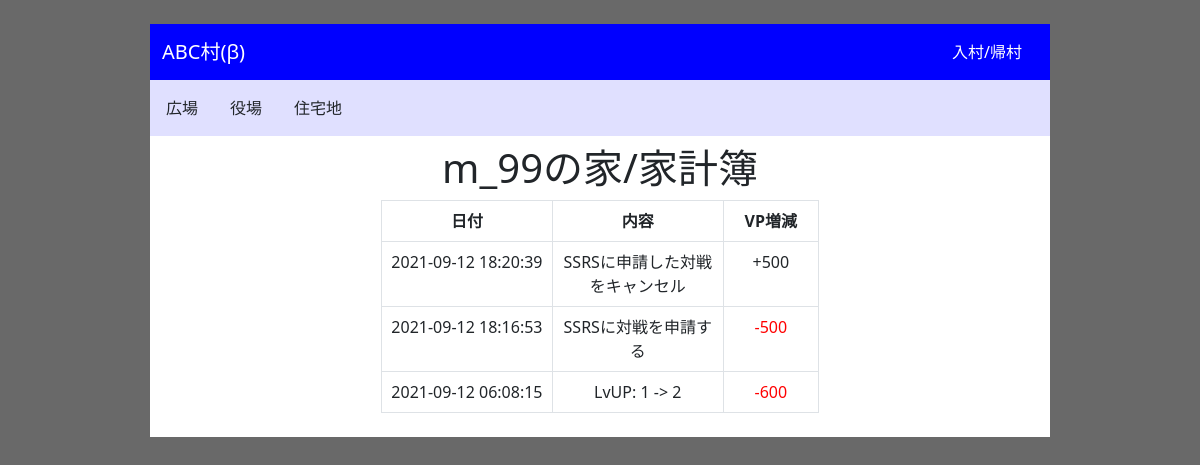
/users/m_99/history, run on the app's committed database.
### models.py (models this page shows, shortened)
class User(db.Model, UserMixin):
    id = db.Column(db.Integer, primary_key=True)
    username = db.Column(db.String(32), index=True)
    inner_username = db.Column(db.String(32), index=True)
    password = db.Column(db.Text)
    VP = db.Column(db.Integer)
    level = db.Column(db.Integer)
    register_time = db.Column(db.DateTime, default=datetime.now())
    champion_medal = db.Column(db.Integer, default=0)
    complete_medal = db.Column(db.Integer, default=0)
    special_medal = db.Column(db.Integer, default=0)
    @classmethod
    def select_by_username(cls, username):
        return cls.query.filter_by(inner_username=username.lower()).first()

class History(db.Model):
    id = db.Column(db.Integer, primary_key=True)
    recode_time = db.Column(db.DateTime)
    user_id = db.Column(db.Integer)
    incremental = db.Column(db.Integer)
    message = db.Column(db.String(255), index=True)
    @classmethod
    def select_by_user_id(cls, user_id):
        return cls.query.filter_by(user_id=user_id).order_by(cls.recode_time).all()

class HisBet(History):
    to_id = db.Column(db.Integer)

### module_juutakuti.py (the view)
@module_juutakuti.route('/users/<username>/history', methods=['GET', 'POST'])
def history(username):
    user = User.select_by_username(username)
    if user:
        his = History.select_by_user_id(user.id)
        his.reverse()
        return render_template('history.html', username=user.username, history=his)
    else:
        return render_template('page_not_found.html')

### templates/history.html (shortened to what this page needs)
{% extends "base.html" %}
{% from "_helpers.html" import render_field %}
{% block container %}
    <h1>{{ username }}の家/家計簿</h1>
<table class="table table-bordered text-center m-auto" style="width: 50%">
  <thead>
    <tr>
      <th scope="col" style="width: 20%">日付</th>
      <th scope="col" style="width: 20%">内容</th>
      <th scope="col" style="width: 10%">VP増減</th>
    </tr>
  </thead>
  <tbody>
        {% for his in history %}
            <tr>
            <td>{{ his.recode_time }}</td>
            <td>{{ his.message }}</td>
            <td>
            {% if his.incremental<0 %}<span style = "color:#ff0000;">{{his.incremental}}</span>
            {% else %}
                {% if his.incremental>0 %}+{% endif %}{{his.incremental }}
            {% endif %}
            </td>
            </tr>
        {% endfor %}
  </tbody>
</table>
{% endblock %}

### templates/base.html (style rules this page uses)
body { background-color: dimgray; }

### data on the page
User: username "m_99"
HisBet: recode_time "2021-09-12 18:20:39", message "SSRSに申請した対戦をキャンセル", incremental "500"
HisBet: recode_time "2021-09-12 18:16:53", message "SSRSに対戦を申請する", incremental "-500"
HisBet: recode_time "2021-09-12 06:08:15", message "LvUP: 1 -> 2", incremental "-600"
